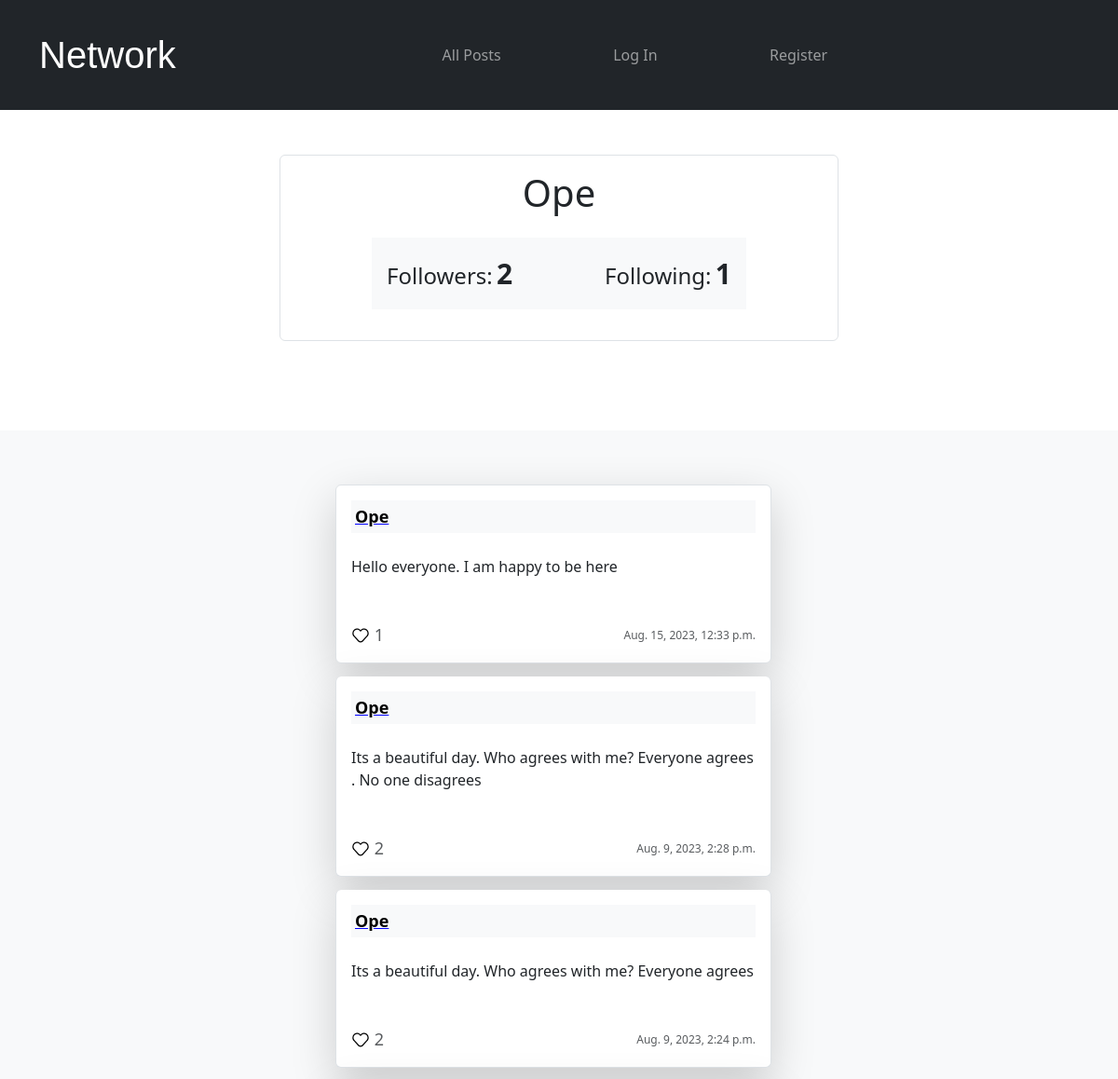
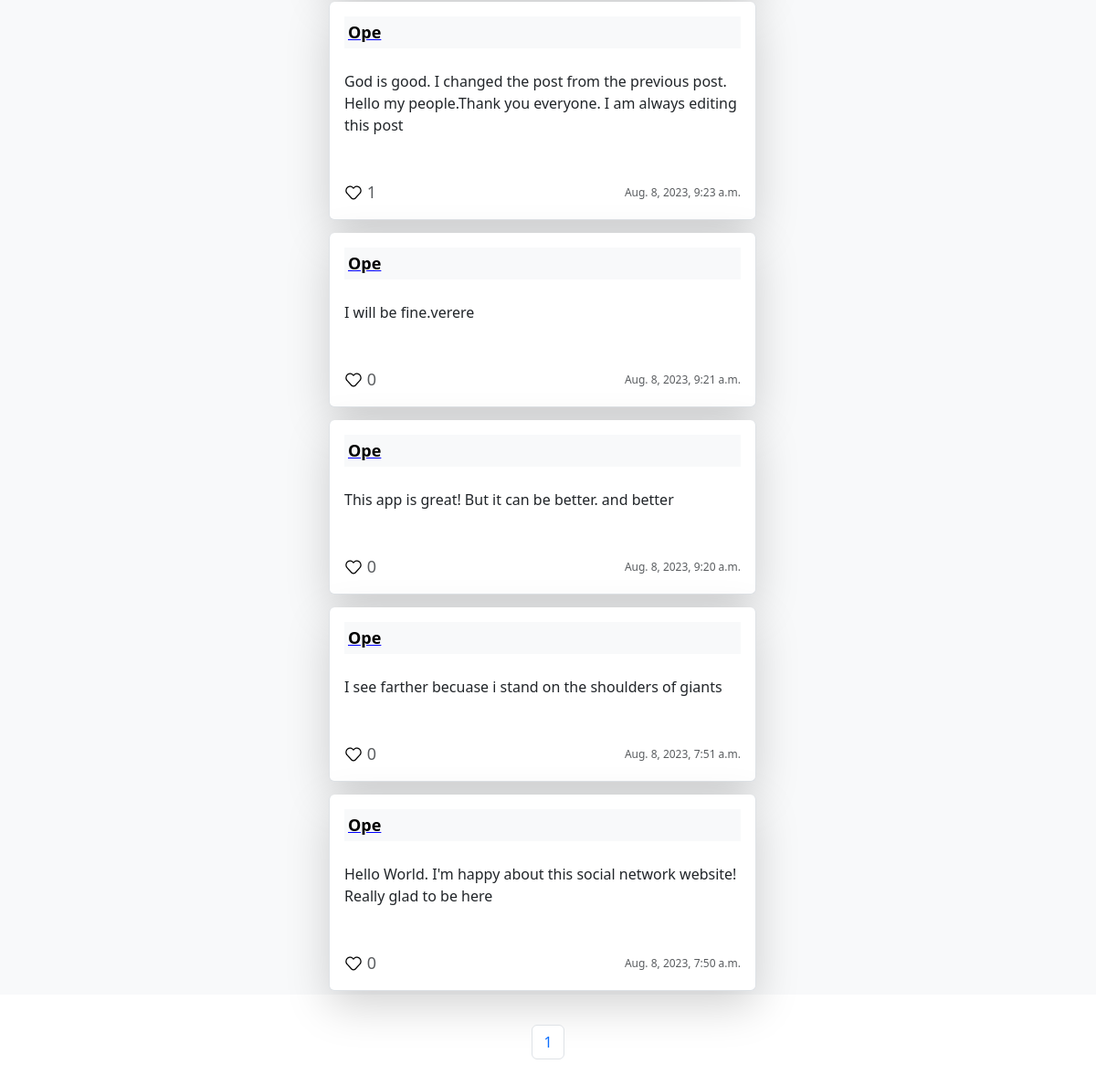
/userprofile/2, run on the app's committed database (2 pictures, top to bottom).
### network/models.py (models this page shows, shortened)
class User(AbstractUser):
    pass

class Post(models.Model):
    owner = models.ForeignKey(User, on_delete=models.CASCADE, related_name='postowner')
    timestamp = models.DateTimeField(auto_now_add=True, null=True)
    content = models.TextField()

### network/views.py (the view)
# urls.py: path("userprofile/<int:usernameid>", views.userprofile, name="userprofile"),
def userprofile(request, usernameid):
    userProfileShow = User.objects.get(pk=usernameid)
    user_to_follow = Follower.objects.filter(user=userProfileShow)
    user_to_follow_num = user_to_follow.count()
    user_following = Follower.objects.filter(follower=userProfileShow)
    user_following_num = user_following.count()
    ownerPosts = Post.objects.filter(owner=userProfileShow).annotate(number_of_likes=Count('likedpost')).order_by('-id')
    paginator = Paginator(ownerPosts, 10)
    page_number = request.GET.get('page')
    page_obj = paginator.get_page(page_number)
    if request.user ==userProfileShow:
        user_own_profile = True
    else:
        user_own_profile = False
    allLikes = Like.objects.all()
    allPostsLiked = []
    try:
        for like in allLikes:
            if like.user.id == request.user.id:
                allPostsLiked.append(like.post.id)
    except:
        allPostsLiked = []
    return render(request, "network/userprofile.html", {
        "userDetails": userProfileShow,
        "user_to_follow_num": user_to_follow_num,
        "user_following_num": user_following_num,
        "ownerPosts": ownerPosts,
        "user_own_profile": user_own_profile,
        "page_obj": page_obj,
        "allPostsLiked": allPostsLiked
    })

### network/templates/network/userprofile.html (shortened to what this page needs)
{% extends 'network/layout.html' %}
{% load static %}
{% block body %}
<div class=" border container bg-white pt-3 pb-5 rounded mt-5" style="max-width: 50%; height: 200px" >
    <div class="mb-4">
        <h1 class="text-center">{{userDetails.username|title}}</h1>
    </div>
    <div class="p-3 d-flex mx-auto bg-light justify-content-between" style="width: 70%;">
        <div>
            <span style="font-weight: 400; font-size: 24px;">Followers:</span>
            <span id="followernum" style="font-weight: 600; font-size: 30px;">{{user_to_follow_num}}</span>
        </div>
        <div>
            <span style="font-weight: 400; font-size: 24px;">Following:</span>
            <span style="font-weight: 600; font-size: 30px;">{{user_following_num}}</span>
        </div>
    </div>
</div>
<br />
<br />
<div class=" mx-auto mt-5 bg-light" style="max-width: 100%; height: fit-content;">
    <ul class="container  mt-5 pt-5 list-group" style="max-width: 40%;">
        {% for post in page_obj %}
        <li class="list-group-item shadow-lg p-3 mb-1 bg-white rounded">
            <div class="container bg-light p-1 d-flex justify-content-between">
                <a href="{% url 'userprofile' post.owner.id %}"
                    class="username"><strong>{{post.owner.username|title}}</strong></a>
            </div>
            <div class="contianer mt-4">
                <p id="post_content_{{post.id}}">{{post.content}}</p>
            </div>
            <div class="d-flex flex-row justify-content-between mt-5">
                {% if user.is_authenticated %}
                <div class="d-flex flex-row align-items-center justify-content-between text-muted" style="width: 35px;">
                    {% if post.id in allPostsLiked %}
                    <span class="unlike" style="cursor: pointer;" id="like_{{post.id}}"
                        onclick="handleImageLikeUnlike({{post.id}}, {{allPostsLiked}})"></span>
                    {% else %}
                    <span class="like" style="cursor: pointer;" id="like_{{post.id}}"
                        onclick="handleImageLikeUnlike({{post.id}}, {{allPostsLiked}})"></span>
                    {% endif %}
                    <span id="likeSpan">
                        <span id="numOfLikes_{{post.id}}" class="font-weight-light " style="font-size: 18px" ;>
                            {{post.number_of_likes}}
                        </span>
                    </span>
                </div>
                {% else %}
                <div class="d-flex flex-row align-items-center justify-content-between text-muted" style="width: 35px;">
                    {% if post.id in allPostsLiked %}
                    <span class="unlike" style="cursor: pointer;" id="like_{{post.id}}"
                        onclick="window.alert('You have to sign in to unlike')"></span>
                    {% else %}
                    <span class="like" style="cursor: pointer;" id="like_{{post.id}}"
                        onclick="window.alert('You have to sign in to like')"></span>
                    {% endif %}
                    <span id="likeSpan">
                        <span id="numOfLikes" class="font-weight-light " style="font-size: 18px" ;>
                            {{post.number_of_likes}}
                        </span>
                    </span>
                </div>
                {% endif %}
                <div>
                    <span class="font-weight-light text-muted" style="font-size: 12px;">{{post.timestamp}}</span>
                </div>
            </div>
        </li>
        {% endfor %}
    </ul>
</div>
<div class=" mx-auto d-flex justify-content-center pt-5 pb-5" style="display: block; width: 50%; height: 120px;">
    <nav aria-label="page pagination" class="d-flex justify-content-center align-items-center">
        <ul class="pagination mx-auto d-flex justify-content-center ">
            {% for page in page_obj.paginator.page_range %}
            <li class="page-item"><a class="page-link" href="?page={{page}}">{{page}}</a></li>
            {% endfor %}
        </ul>
    </nav>
</div>
{% endblock %}

### network/static/network/styles.css (style rules this page uses)
.like { display: inline-block; background: url('/static/images/love.svg') no-repeat center; background-size: contain; width: 20px; height: 20px; z-index: 10; }
.list-group-item { margin-top: 10px; }
.username { text-decoration-color: blue; color: black; font-size: 18px; }

### data on the page
User: username "Ope"
Post: owner.username "Ope", content "Hello everyone. I am happy to be here", number_of_likes "1", timestamp "Aug. 15, 2023, 12:33 p.m."
Post: owner.username "Ope", content "Its a beautiful day. Who agrees with me? Everyone agrees . No one disagrees", number_of_likes "2", timestamp "Aug. 9, 2023, 2:28 p.m."
Post: owner.username "Ope", content "Its a beautiful day. Who agrees with me? Everyone agrees", number_of_likes "2", timestamp "Aug. 9, 2023, 2:24 p.m."
Post: owner.username "Ope", content "God is good. I changed the post from the previous post. Hello my people.Thank you everyone. I am always editing this post", number_of_likes "1", timestamp "Aug. 8, 2023, 9:23 a.m."
Post: owner.username "Ope", content "I will be fine.verere", number_of_likes "0", timestamp "Aug. 8, 2023, 9:21 a.m."
Post: owner.username "Ope", content "This app is great! But it can be better. and better", number_of_likes "0", timestamp "Aug. 8, 2023, 9:20 a.m."
Post: owner.username "Ope", content "I see farther becuase i stand on the shoulders of giants", number_of_likes "0", timestamp "Aug. 8, 2023, 7:51 a.m."
Post: owner.username "Ope", content "Hello World. I'm happy about this social network website! Really glad to be here", number_of_likes "0", timestamp "Aug. 8, 2023, 7:50 a.m."

### other printed values
{{ user_to_follow_num }} "2"
{{ user_following_num }} "1"
{{ page }} "1"
